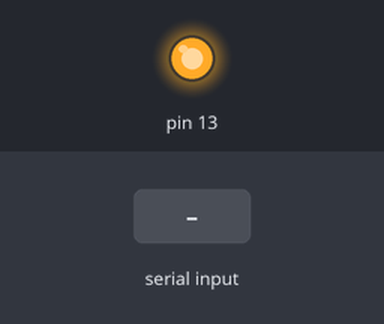
Simulated run of this sketch. Board: Arduino Uno, built with avr-gcc and run on an emulated ATmega328P. Parts: output pins drawn as LEDs (lit = HIGH). Inputs (shaded band) come from the test bench. What the sketch prints to the serial monitor is not drawn.

Above: at 1.2 s.
1.3 s: "shock" received over Serial
At 3.2 s:
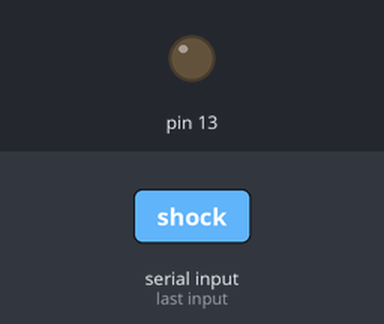
3.8 s: "LOPinit" received over Serial
Timing chart, 0 to 6.8 s (numbered marks = the images above; inputs shaded):
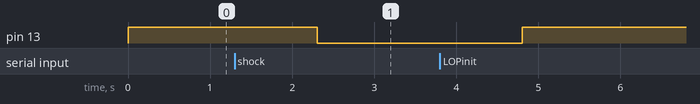

The sketch:

sketch_jul27a.ino
```cpp
void setup() {
  // put your setup code here, to run once:
  pinMode(13, OUTPUT);
  digitalWrite(13, HIGH);
  Serial.begin(9600);
}

void loop() {
  while (Serial.available() == 0) {}
  String teststr = Serial.readString();
  teststr.trim();
  if(teststr == "LOPinit"){
     Serial.println("success");
  }
  if(teststr == "shock"){
    digitalWrite(13, LOW);
    delay(2500);
    digitalWrite(13, HIGH);
    Serial.println("Done");
  }

}
```

Measured:
- after the input at 1.3 s, pin 13: HIGH → LOW after 1.0 s
